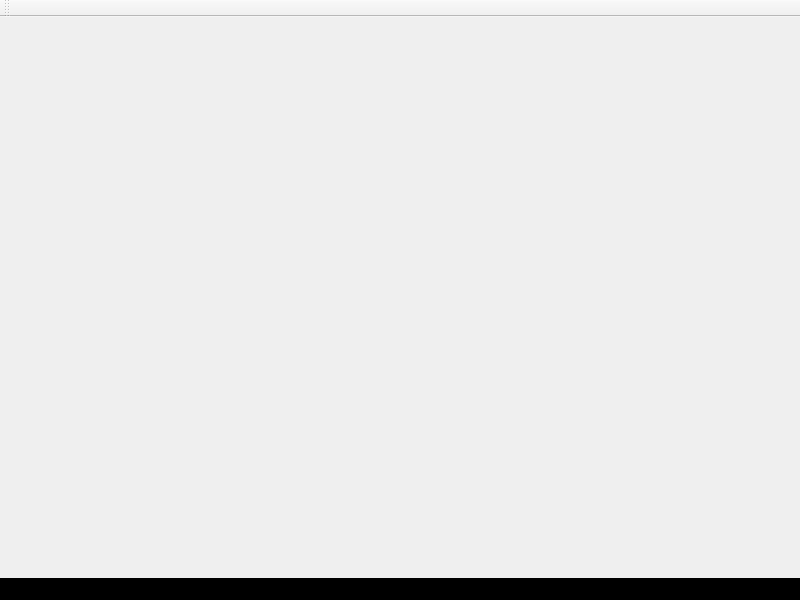
<?xml version="1.0" encoding="UTF-8"?>
<ui version="4.0">
 <class>MainWindow</class>
 <widget class="QMainWindow" name="MainWindow">
  <property name="geometry">
   <rect>
    <x>0</x>
    <y>0</y>
    <width>800</width>
    <height>600</height>
   </rect>
  </property>
  <property name="windowTitle">
   <string>MainWindow</string>
  </property>
  <widget class="QWidget" name="centralwidget">
   <property name="sizePolicy">
    <sizepolicy hsizetype="Ignored" vsizetype="Ignored">
     <horstretch>0</horstretch>
     <verstretch>0</verstretch>
    </sizepolicy>
   </property>
   <layout class="QVBoxLayout" name="verticalLayout_3">
    <property name="spacing">
     <number>1</number>
    </property>
    <property name="leftMargin">
     <number>1</number>
    </property>
    <property name="topMargin">
     <number>1</number>
    </property>
    <property name="rightMargin">
     <number>1</number>
    </property>
    <property name="bottomMargin">
     <number>1</number>
    </property>
    <item>
     <widget class="QWidget" name="topWidgetContainer" native="true">
      <property name="sizePolicy">
       <sizepolicy hsizetype="Expanding" vsizetype="Fixed">
        <horstretch>0</horstretch>
        <verstretch>0</verstretch>
       </sizepolicy>
      </property>
      <layout class="QVBoxLayout" name="verticalLayout_2">
       <property name="spacing">
        <number>1</number>
       </property>
       <property name="leftMargin">
        <number>1</number>
       </property>
       <property name="topMargin">
        <number>1</number>
       </property>
       <property name="rightMargin">
        <number>1</number>
       </property>
       <property name="bottomMargin">
        <number>1</number>
       </property>
       <item>
        <widget class="TopWidget" name="topWidget" native="true"/>
       </item>
      </layout>
     </widget>
    </item>
    <item>
     <widget class="QWidget" name="mainWidgetContainer" native="true">
      <property name="sizePolicy">
       <sizepolicy hsizetype="Expanding" vsizetype="Expanding">
        <horstretch>0</horstretch>
        <verstretch>0</verstretch>
       </sizepolicy>
      </property>
      <layout class="QVBoxLayout" name="verticalLayout">
       <property name="spacing">
        <number>1</number>
       </property>
       <property name="leftMargin">
        <number>1</number>
       </property>
       <property name="topMargin">
        <number>1</number>
       </property>
       <property name="rightMargin">
        <number>1</number>
       </property>
       <property name="bottomMargin">
        <number>1</number>
       </property>
       <item>
        <widget class="MainWidget" name="mainWidget" native="true">
         <property name="sizePolicy">
          <sizepolicy hsizetype="Preferred" vsizetype="Preferred">
           <horstretch>0</horstretch>
           <verstretch>0</verstretch>
          </sizepolicy>
         </property>
        </widget>
       </item>
      </layout>
     </widget>
    </item>
   </layout>
  </widget>
  <widget class="QMenuBar" name="menubar">
   <property name="geometry">
    <rect>
     <x>0</x>
     <y>0</y>
     <width>800</width>
     <height>25</height>
    </rect>
   </property>
  </widget>
  <widget class="QStatusBar" name="statusbar">
   <property name="styleSheet">
    <string notr="true">background-color: rgb(0, 0, 0);</string>
   </property>
  </widget>
  <widget class="QToolBar" name="toolBar">
   <property name="windowTitle">
    <string>toolBar</string>
   </property>
   <attribute name="toolBarArea">
    <enum>TopToolBarArea</enum>
   </attribute>
   <attribute name="toolBarBreak">
    <bool>false</bool>
   </attribute>
  </widget>
 </widget>
 <customwidgets>
  <customwidget>
   <class>TopWidget</class>
   <extends>QWidget</extends>
   <header location="global">TopWidget.h</header>
   <container>1</container>
  </customwidget>
  <customwidget>
   <class>MainWidget</class>
   <extends>QWidget</extends>
   <header>MainWidget.h</header>
   <container>1</container>
  </customwidget>
 </customwidgets>
 <resources/>
 <connections/>
</ui>
